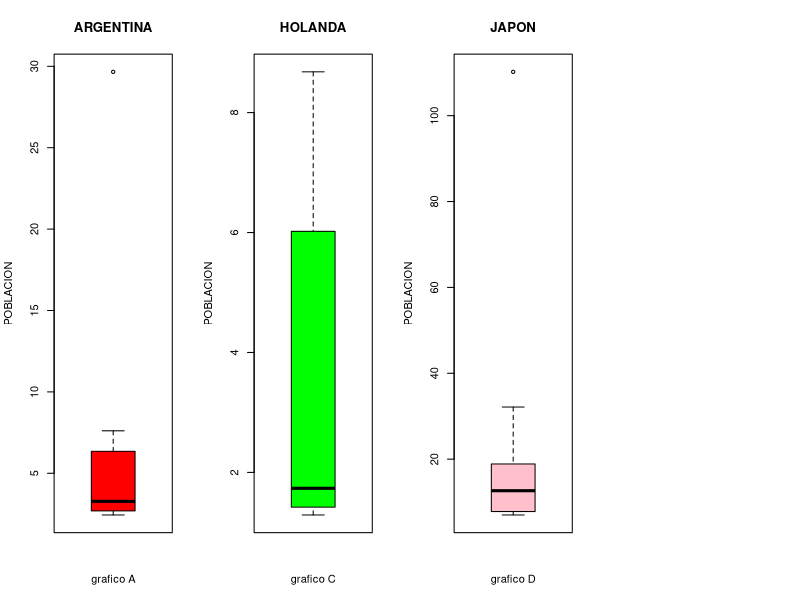
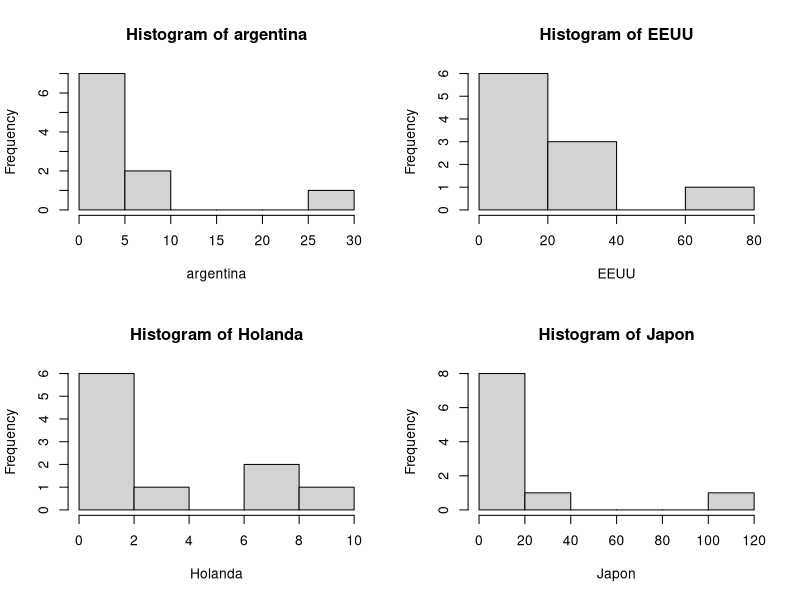

These charts were generated, in order, by the following R code:
## ---- chunk 1



argentina<-c(29.66,7.61,6.35,4.10,3.80,2.75,2.70,2.69,2.51,2.44)
EEUU<-c(77.81,35.50,24.79,20.02,16.70,9.39,9.38,8.76,7.63,7.50)
Holanda<-c(8.68,7.31,6.02,2.64,1.75,1.72,1.51,1.42,1.31,1.29)
Japon<-c(110.21,32.14,18.88,16.38,13.37,11.92,10.71,7.80,7.70,7.00)



par(mfrow = c(1,4))

boxplot(argentina, main = 'ARGENTINA', col='red', ylab='POBLACION', xlab='grafico A')
boxplot(EEUU,main = 'EE.UU',col='blue',ylab='POBLACION',xlab='grafico B', plot=F)
boxplot(Holanda ,main = 'HOLANDA',col='green',ylab='POBLACION',ylab='POBLACION',xlab='grafico C')
boxplot(Japon,main = 'JAPON',col='pink',ylab='POBLACION',xlab='grafico D')

par(mfrow = c(2,2))
hist(argentina)
hist(EEUU)
hist(Holanda)
hist(Japon)



## ---- chunk 2
p=0.02
n=180

lambda=n*p
lambda

dpois(181,3.6)

dpois(181,lambda)
## ---- chunk 3
sd=5
media=400

1-pnorm(415,media,sd)
